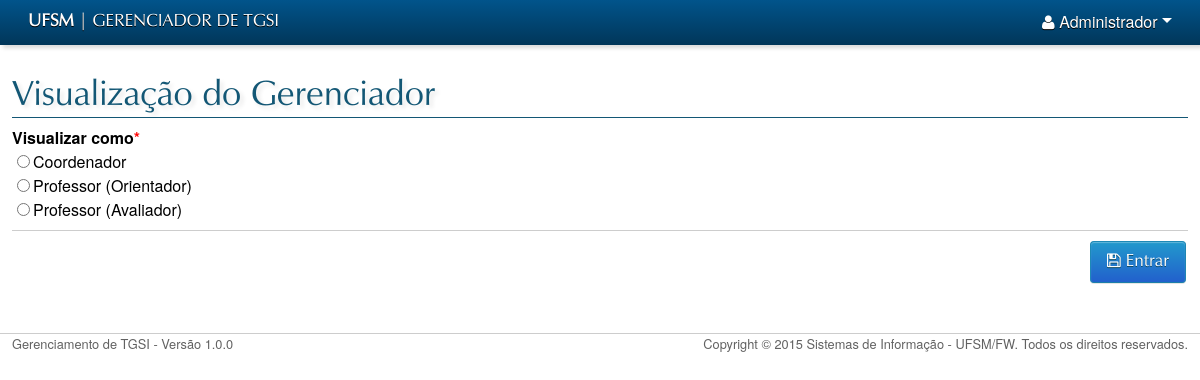
/portal/escolher-visualizacao.php (signed in), run on the app's committed database.
### tables this page shows
CREATE TABLE IF NOT EXISTS `categoria` (
  `CAT_CODIGO` int(11) NOT NULL AUTO_INCREMENT,
  `CAT_DESCRICAO` varchar(150) NOT NULL,
  PRIMARY KEY (`CAT_CODIGO`)
);

### portal/escolher-visualizacao.php (the view, shortened to what this page needs)
<?php
    include("include/conexao.php");
    $sql = "SELECT C.`cat_descricao`, C.`cat_codigo`
            FROM `categoria` AS C
                    INNER JOIN `usuario_categoria` AS U
                    ON U.`cat_codigo` = C.`cat_codigo`
            WHERE U.`usu_codigo` = ".$_SESSION['UsuarioCOD'];
    $resposta = $mysqli->query($sql);
?>
<!DOCTYPE html>
<html>
    <head>
        <?php include("cabecalho.php"); ?>
    </head>
    <body>
        <div class="band shadowed no-print">
        <?php
            include("navbar.php");
        ?>
        </div>
         <div class="band">
            <div class="container">
                <h2 class="primary stroked-bottom text-shadowed margin-bottom "> Visualização do Gerenciador </h2>
                <form id="formRelatorio" action="include/redireciona.php" method="post">
                    <div class="margin-bottom">
                        <span class="label">Visualizar como<span class="required"></span></span>
                        <br>
                        <?php
                            while ($registro = $resposta->fetch_assoc()) {
                                echo '<span>';
                                echo '<input id="categoria'.$registro['cat_codigo'].'" name="categoria" type="radio" value="'.$registro['cat_codigo'].'">';
                                echo '<label for="categoria'.$registro['cat_codigo'].'">'.$registro['cat_descricao'].'</label></span>';
                                echo '<br>';
                            }
                        ?>
                    </div>
                    <div class="form-actions bottom ">
                        <button class="btn primary gerarBtn" id="entrar" name="entrar" type="submit"><i class="icon-save"></i> Entrar</button>
                    </div>
                </form>
            </div>
        </div>
        <?php
            include("rodape.php");
        ?>
    </body>
</html>

### data on the page
categoria: CAT_DESCRICAO "Coordenador"
categoria: CAT_DESCRICAO "Professor (Orientador)"
categoria: CAT_DESCRICAO "Professor (Avaliador)"

### other printed values
$_SESSION['UsuarioNome'] "Administrador"
